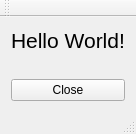
<?xml version="1.0" encoding="UTF-8"?>
<ui version="4.0">
 <class>Samp2_1Class</class>
 <widget class="QMainWindow" name="Samp2_1Class">
  <property name="geometry">
   <rect>
    <x>0</x>
    <y>0</y>
    <width>108</width>
    <height>123</height>
   </rect>
  </property>
  <property name="windowTitle">
   <string>Samp2_1</string>
  </property>
  <widget class="QWidget" name="centralWidget">
   <layout class="QVBoxLayout" name="verticalLayout">
    <item>
     <widget class="QLabel" name="label">
      <property name="text">
       <string>&lt;html&gt;&lt;head/&gt;&lt;body&gt;&lt;p&gt;&lt;span style=&quot; font-size:16pt;&quot;&gt;Hello World!&lt;/span&gt;&lt;/p&gt;&lt;/body&gt;&lt;/html&gt;</string>
      </property>
     </widget>
    </item>
    <item>
     <spacer name="horizontalSpacer">
      <property name="orientation">
       <enum>Qt::Horizontal</enum>
      </property>
      <property name="sizeHint" stdset="0">
       <size>
        <width>93</width>
        <height>20</height>
       </size>
      </property>
     </spacer>
    </item>
    <item>
     <widget class="QPushButton" name="closeButton">
      <property name="text">
       <string>Close</string>
      </property>
     </widget>
    </item>
   </layout>
  </widget>
  <widget class="QMenuBar" name="menuBar">
   <property name="geometry">
    <rect>
     <x>0</x>
     <y>0</y>
     <width>108</width>
     <height>18</height>
    </rect>
   </property>
  </widget>
  <widget class="QToolBar" name="mainToolBar">
   <attribute name="toolBarArea">
    <enum>TopToolBarArea</enum>
   </attribute>
   <attribute name="toolBarBreak">
    <bool>false</bool>
   </attribute>
  </widget>
  <widget class="QStatusBar" name="statusBar"/>
 </widget>
 <layoutdefault spacing="6" margin="11"/>
 <resources>
  <include location="Samp2_1.qrc"/>
 </resources>
 <connections>
  <connection>
   <sender>closeButton</sender>
   <signal>clicked()</signal>
   <receiver>Samp2_1Class</receiver>
   <slot>close()</slot>
   <hints>
    <hint type="sourcelabel">
     <x>167</x>
     <y>93</y>
    </hint>
    <hint type="destinationlabel">
     <x>53</x>
     <y>61</y>
    </hint>
   </hints>
  </connection>
 </connections>
</ui>
